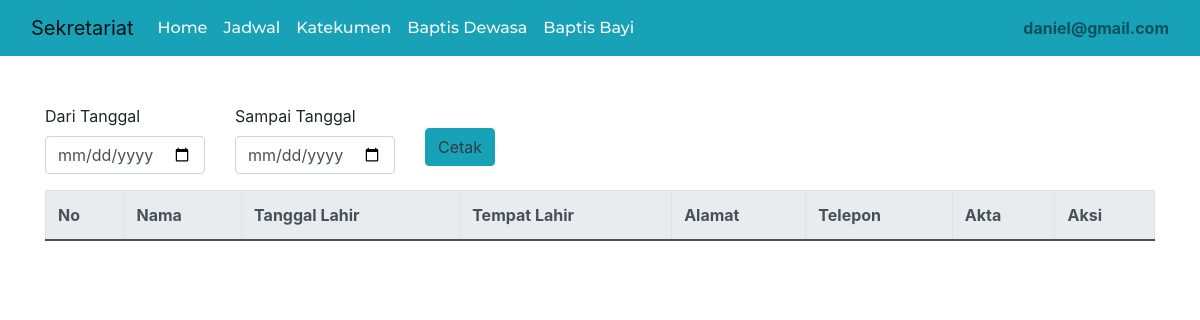
The page /admin/index.php?p=baptis_dewasa (signed in) on the database as committed earlier.
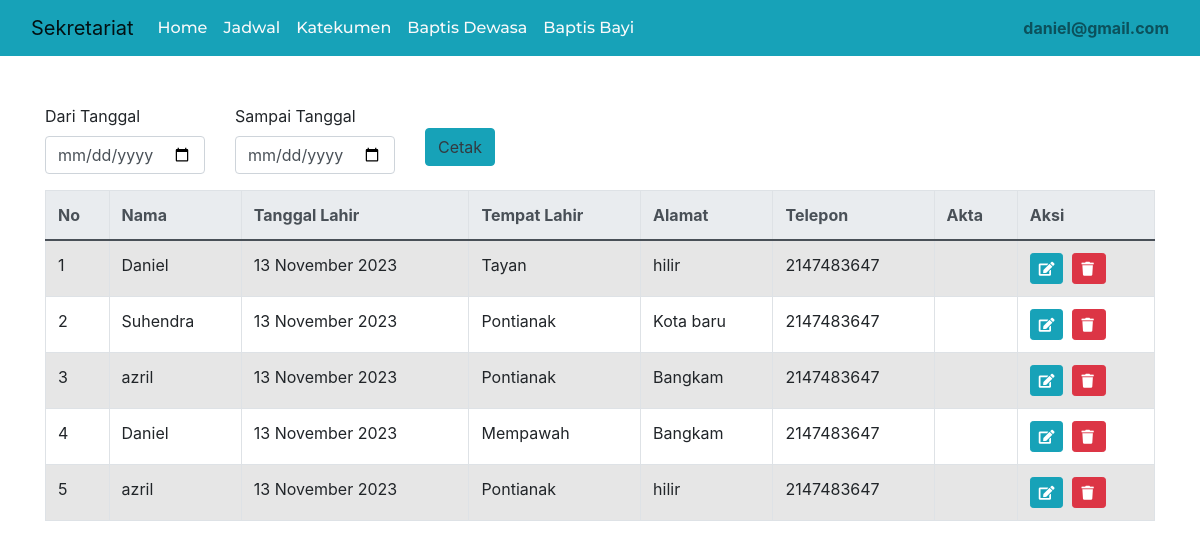
The same page on the database as committed later.
### tables this page shows
CREATE TABLE `baptis_dewasa` (
  `id_baptis` int(5) NOT NULL,
  `id_katekumen` int(5) NOT NULL,
  `nama` varchar(50) NOT NULL,
  `tgl_lahir` date NOT NULL,
  `tempat_lahir` varchar(50) NOT NULL,
  `alamat` varchar(50) NOT NULL,
  `telepon` varchar(12) NOT NULL,
  `bukti_katekumen` text NOT NULL,
  `akta` text NOT NULL
);

### admin/baptis/dewasa.php (the view, shortened to what this page needs)
<link rel="stylesheet" href="https://cdnjs.cloudflare.com/ajax/libs/font-awesome/5.11.2/css/all.min.css">
  <link rel="stylesheet" href="https://cdn.datatables.net/1.10.12/css/dataTables.bootstrap.min.css" />
<div class="col-md-12 mt-5">
    <div class="container">
     <form action="../admin/cetak/cetak_tgl_dewasa.php" method="get" class="mb-3">
                        <div class="row">
                            <div class="col-md-2">
                                <label for="start_date" class="form-label">Dari Tanggal</label>
                                <input type="date" class="form-control" id="start_date" name="start_date">
                            </div>
                            <div class="col-md-2">
                                <label for="end_date" class="form-label">Sampai Tanggal</label>
                                <input type="date" class="form-control" id="end_date" name="end_date">
                            </div>
                            <div class="col-md-2">
                                <button type="submit" class="btn btn-info text-dark mt-4">Cetak</button>
                            </div>
                        </div>
                    </form>
    <div class="table-responsive">
          <table id="tabel-data" class="table table-striped table-bordered" width="100%">
            <thead class="thead-light">
              <tr>
                <th scope="col">No</th>
                <th scope="col">Nama</th>
                <th scope="col">Tanggal Lahir</th>
                <th scope="col">Tempat Lahir</th>
                <th scope="col">Alamat</th>
                <th scope="col">Telepon</th>
                <th scope="col">Akta</th>
                <th scope="col">Aksi</th>
              </tr>
            </thead>
            <tbody>
            <?php
                  include "../koneksi.php";
                  $data = mysqli_query($conn, "select * from baptis_dewasa");
                  $no = 1;
                  while($result = mysqli_fetch_array($data)){
                ?>
              <tr>
                <td><?=$no++; ?></td>
                <td><?php echo $result['nama']; ?></td>
                <td><?php echo date('d F Y', strtotime($result['tgl_lahir'])); ?></td>
                <td><?php echo $result['tempat_lahir']; ?></td>
                <td><?php echo $result['alamat']; ?></td>
                <td><?php echo $result['telepon']; ?></td>
                <td><?php echo $result['akta']; ?></td>
                <td>
                     <a href="index.php?p=edit_jadwal&id=<?=$result['id'];?>" class="btn btn-info btn-sm"><i class="fa fa-edit"></i></a>&nbsp;
                     <a onclick="return confirm('apakah anda yakin? ');" href="index.php?p=ac_delete_jadwal&id=<?=$result['id'] ?>" class="btn btn-danger btn-sm"><i class= "fa fa-trash">&nbsp;</i></a>
                    </td>
              </tr>
              <?php
                }
              ?>
            </tbody>
          </table>
        </div>
    </div>
</div>

### admin/index.php (shortened to what this page needs)
<!DOCTYPE html>
<html lang="en">
<head>
  <link rel="stylesheet" href="https://maxcdn.bootstrapcdn.com/bootstrap/4.5.2/css/bootstrap.min.css">
  <link href="https://cdn.jsdelivr.net/npm/bootstrap@5.0.2/dist/css/bootstrap.min.css" rel="stylesheet"
 />
  <link rel="stylesheet" href="style.css" />
  <link href="https://unpkg.com/aos@2.3.1/dist/aos.css" rel="stylesheet">
</head>
<body class="bg-ligth">
  <head>
    <link rel="stylesheet" href="https://stackpath.bootstrapcdn.com/bootstrap/4.5.2/css/bootstrap.min.css">
  </head>
  <body>
  <?php
    include "navbar.php";
  ?>
    <section class="content">
    <?php
        $page = $_GET['p'];
        if($page=="test"){
            include "test.php";
        }
        else if($page=="dashboard"){
            include "dashboard.php";
        }
        else if($page=="jadwal"){
            include "jadwal.php";
        }
        else if($page=="absen"){
          include "katekis/absen.php";
        }
        else if($page=="baptis_dewasa"){
          include "baptis/dewasa.php";
        }
         ?>
    </section>
  </body>
</html>

### admin/navbar.php (shortened to what this page needs)
<nav class="navbar navbar-expand-lg bg-info navbar-light ">
    <div class="container-fluid">
        <a class="navbar-brand" href="#">Sekretariat</a>
        <div class="collapse navbar-collapse" id="navbarNav">
            <ul class="navbar-nav me-auto mb-2 mb-lg-0">
            <?php
        $userLevel = isset($_SESSION["level"]) ? $_SESSION["level"] : "";
        if (!empty($_SESSION['email']) && $userLevel === "admin") {
          echo '
            <li class="nav-item">
                    <a class="nav-link active text-light fs-6" aria-current="page" href="./">Home</a>
                </li>
                <li class="nav-item">
                    <a class="nav-link text-light fs-6" href="index.php?p=jadwal">Jadwal</a>
                </li>
                <li class="nav-item">
                    <a class="nav-link text-light fs-6" href="index.php?p=katekumen">Katekumen</a>
                </li>
                <li class="nav-item">
                    <a class="nav-link text-light fs-6" href="index.php?p=baptis_dewasa">Baptis Dewasa</a>
                </li>
                <li class="nav-item">
                <a class="nav-link text-light fs-6" href="index.php?p=baptis_bayi">Baptis Bayi</a>
            </li>
            </ul>';
        }
                if (isset($_SESSION['email'])) {
                    echo '
                    <span class="navbar-text">
                    <b>' . $_SESSION['email'] . '</b>
                    </span>';
                } else {
                }
                ?>
        </div>
    </div>
</nav>

### style.css (style rules this page uses)
.navbar-nav { font-family: 'Montserrat', sans-serif; font-weight: 500; }

Rows that differ between the two databases and show on the page:
added baptis_dewasa: nama "Daniel", tgl_lahir "13 November 2023", tempat_lahir "Tayan", alamat "hilir", telepon "2147483647"
added baptis_dewasa: nama "Suhendra", tgl_lahir "13 November 2023", tempat_lahir "Pontianak", alamat "Kota baru", telepon "2147483647"
added baptis_dewasa: nama "azril", tgl_lahir "13 November 2023", tempat_lahir "Pontianak", alamat "Bangkam", telepon "2147483647"
added baptis_dewasa: nama "Daniel", tgl_lahir "13 November 2023", tempat_lahir "Mempawah", alamat "Bangkam", telepon "2147483647"
added baptis_dewasa: nama "azril", tgl_lahir "13 November 2023", tempat_lahir "Pontianak", alamat "hilir", telepon "2147483647"
